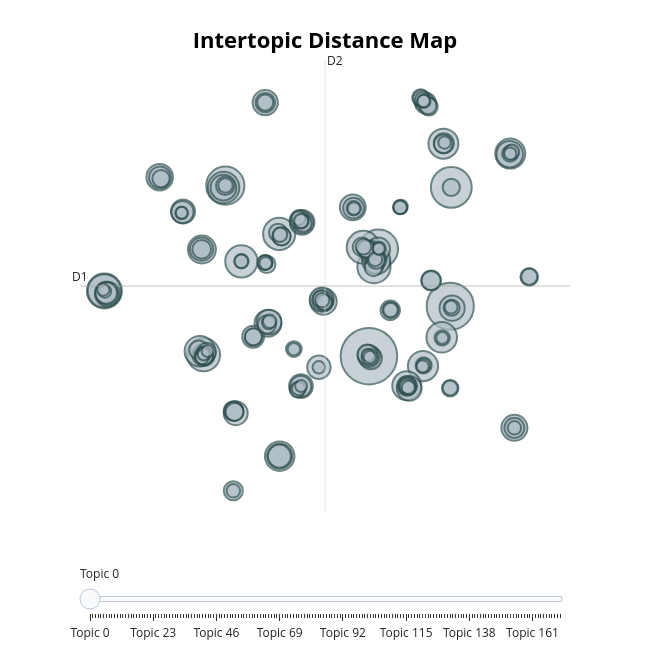

Write notebook code for a chart like this one.
### Markdown cell above
## Visualise Structure: Topic Map

### Code cell
topic_model.visualize_topics()

### Figure 1 — Plotly figure (JSON) as saved in the notebook; plotly's stock layout.template omitted (floating-point values rounded to 4 significant figures; data arrays with more than 128 entries replaced by an {"elided": "..."} marker saying what was removed)
{"data": [{"customdata": {"elided": "172x3 mixed values"}, "hovertemplate": "<b>Topic %{customdata[0]}</b><br>%{customdata[1]}<br>Size: %{customdata[2]}", "legendgroup": "", "marker": {"color": "#B0BEC5", "line": {"color": "DarkSlateGrey", "width": 2}, "size": {"elided": "172 int values"}, "sizemode": "area", "sizeref": 0.1537, "symbol": "circle"}, "mode": "markers", "name": "", "orientation": "v", "showlegend": false, "type": "scatter", "x": {"elided": "172 float values"}, "xaxis": "x", "y": {"elided": "172 float values"}, "yaxis": "y"}], "layout": {"annotations": [{"showarrow": false, "text": "D1", "x": -15.27, "y": 5.082, "yshift": 10}, {"showarrow": false, "text": "D2", "x": 5.795, "xshift": 10, "y": 23.13}], "height": 650, "hoverlabel": {"bgcolor": "white", "font": {"family": "Rockwell", "size": 16}}, "legend": {"itemsizing": "constant", "tracegroupgap": 0}, "margin": {"t": 60}, "shapes": [{"line": {"color": "#CFD8DC", "width": 2}, "type": "line", "x0": 5.795, "x1": 5.795, "y0": -12.96, "y1": 23.13}, {"line": {"color": "#9E9E9E", "width": 2}, "type": "line", "x0": -15.27, "x1": 26.86, "y0": 5.082, "y1": 5.082}], "sliders": [{"active": 0, "pad": {"t": 50}, "steps": [{"args": [{"marker.color": {"elided": "1x172 str values"}}], "label": "Topic 0", "method": "update"}, {"args": [{"marker.color": {"elided": "1x172 str values"}}], "label": "Topic 1", "method": "update"}, {"args": [{"marker.color": {"elided": "1x172 str values"}}], "label": "Topic 2", "method": "update"}, {"args": [{"marker.color": {"elided": "1x172 str values"}}], "label": "Topic 3", "method": "update"}, {"args": [{"marker.color": {"elided": "1x172 str values"}}], "label": "Topic 4", "method": "update"}, {"args": [{"marker.color": {"elided": "1x172 str values"}}], "label": "Topic 5", "method": "update"}, {"args": [{"marker.color": {"elided": "1x172 str values"}}], "label": "Topic 6", "method": "update"}, {"args": [{"marker.color": {"elided": "1x172 str values"}}], "label": "Topic 7", "method": "update"}, {"args": [{"marker.color": {"elided": "1x172 str values"}}], "label": "Topic 8", "method": "update"}, {"args": [{"marker.color": {"elided": "1x172 str values"}}], "label": "Topic 9", "method": "update"}, {"args": [{"marker.color": {"elided": "1x172 str values"}}], "label": "Topic 10", "method": "update"}, {"args": [{"marker.color": {"elided": "1x172 str values"}}], "label": "Topic 11", "method": "update"}, {"args": [{"marker.color": {"elided": "1x172 str values"}}], "label": "Topic 12", "method": "update"}, {"args": [{"marker.color": {"elided": "1x172 str values"}}], "label": "Topic 13", "method": "update"}, {"args": [{"marker.color": {"elided": "1x172 str values"}}], "label": "Topic 14", "method": "update"}, {"args": [{"marker.color": {"elided": "1x172 str values"}}], "label": "Topic 15", "method": "update"}, {"args": [{"marker.color": {"elided": "1x172 str values"}}], "label": "Topic 16", "method": "update"}, {"args": [{"marker.color": {"elided": "1x172 str values"}}], "label": "Topic 17", "method": "update"}, {"args": [{"marker.color": {"elided": "1x172 str values"}}], "label": "Topic 18", "method": "update"}, {"args": [{"marker.color": {"elided": "1x172 str values"}}], "label": "Topic 19", "method": "update"}, {"args": [{"marker.color": {"elided": "1x172 str values"}}], "label": "Topic 20", "method": "update"}, {"args": [{"marker.color": {"elided": "1x172 str values"}}], "label": "Topic 21", "method": "update"}, {"args": [{"marker.color": {"elided": "1x172 str values"}}], "label": "Topic 22", "method": "update"}, {"args": [{"marker.color": {"elided": "1x172 str values"}}], "label": "Topic 23", "method": "update"}, {"args": [{"marker.color": {"elided": "1x172 str values"}}], "label": "Topic 24", "method": "update"}, {"args": [{"marker.color": {"elided": "1x172 str values"}}], "label": "Topic 25", "method": "update"}, {"args": [{"marker.color": {"elided": "1x172 str values"}}], "label": "Topic 26", "method": "update"}, {"args": [{"marker.color": {"elided": "1x172 str values"}}], "label": "Topic 27", "method": "update"}, {"args": [{"marker.color": {"elided": "1x172 str values"}}], "label": "Topic 28", "method": "update"}, {"args": [{"marker.color": {"elided": "1x172 str values"}}], "label": "Topic 29", "method": "update"}, {"args": [{"marker.color": {"elided": "1x172 str values"}}], "label": "Topic 30", "method": "update"}, {"args": [{"marker.color": {"elided": "1x172 str values"}}], "label": "Topic 31", "method": "update"}, {"args": [{"marker.color": {"elided": "1x172 str values"}}], "label": "Topic 32", "method": "update"}, {"args": [{"marker.color": {"elided": "1x172 str values"}}], "label": "Topic 33", "method": "update"}, {"args": [{"marker.color": {"elided": "1x172 str values"}}], "label": "Topic 34", "method": "update"}, {"args": [{"marker.color": {"elided": "1x172 str values"}}], "label": "Topic 35", "method": "update"}, {"args": [{"marker.color": {"elided": "1x172 str values"}}], "label": "Topic 36", "method": "update"}, {"args": [{"marker.color": {"elided": "1x172 str values"}}], "label": "Topic 37", "method": "update"}, {"args": [{"marker.color": {"elided": "1x172 str values"}}], "label": "Topic 38", "method": "update"}, {"args": [{"marker.color": {"elided": "1x172 str values"}}], "label": "Topic 39", "method": "update"}, {"args": [{"marker.color": {"elided": "1x172 str values"}}], "label": "Topic 40", "method": "update"}, {"args": [{"marker.color": {"elided": "1x172 str values"}}], "label": "Topic 41", "method": "update"}, {"args": [{"marker.color": {"elided": "1x172 str values"}}], "label": "Topic 42", "method": "update"}, {"args": [{"marker.color": {"elided": "1x172 str values"}}], "label": "Topic 43", "method": "update"}, {"args": [{"marker.color": {"elided": "1x172 str values"}}], "label": "Topic 44", "method": "update"}, {"args": [{"marker.color": {"elided": "1x172 str values"}}], "label": "Topic 45", "method": "update"}, {"args": [{"marker.color": {"elided": "1x172 str values"}}], "label": "Topic 46", "method": "update"}, {"args": [{"marker.color": {"elided": "1x172 str values"}}], "label": "Topic 47", "method": "update"}, {"args": [{"marker.color": {"elided": "1x172 str values"}}], "label": "Topic 48", "method": "update"}, {"args": [{"marker.color": {"elided": "1x172 str values"}}], "label": "Topic 49", "method": "update"}, {"args": [{"marker.color": {"elided": "1x172 str values"}}], "label": "Topic 50", "method": "update"}, {"args": [{"marker.color": {"elided": "1x172 str values"}}], "label": "Topic 51", "method": "update"}, {"args": [{"marker.color": {"elided": "1x172 str values"}}], "label": "Topic 52", "method": "update"}, {"args": [{"marker.color": {"elided": "1x172 str values"}}], "label": "Topic 53", "method": "update"}, {"args": [{"marker.color": {"elided": "1x172 str values"}}], "label": "Topic 54", "method": "update"}, {"args": [{"marker.color": {"elided": "1x172 str values"}}], "label": "Topic 55", "method": "update"}, {"args": [{"marker.color": {"elided": "1x172 str values"}}], "label": "Topic 56", "method": "update"}, {"args": [{"marker.color": {"elided": "1x172 str values"}}], "label": "Topic 57", "method": "update"}, {"args": [{"marker.color": {"elided": "1x172 str values"}}], "label": "Topic 58", "method": "update"}, {"args": [{"marker.color": {"elided": "1x172 str values"}}], "label": "Topic 59", "method": "update"}, {"args": [{"marker.color": {"elided": "1x172 str values"}}], "label": "Topic 60", "method": "update"}, {"args": [{"marker.color": {"elided": "1x172 str values"}}], "label": "Topic 61", "method": "update"}, {"args": [{"marker.color": {"elided": "1x172 str values"}}], "label": "Topic 62", "method": "update"}, {"args": [{"marker.color": {"elided": "1x172 str values"}}], "label": "Topic 63", "method": "update"}, {"args": [{"marker.color": {"elided": "1x172 str values"}}], "label": "Topic 64", "method": "update"}, {"args": [{"marker.color": {"elided": "1x172 str values"}}], "label": "Topic 65", "method": "update"}, {"args": [{"marker.color": {"elided": "1x172 str values"}}], "label": "Topic 66", "method": "update"}, {"args": [{"marker.color": {"elided": "1x172 str values"}}], "label": "Topic 67", "method": "update"}, {"args": [{"marker.color": {"elided": "1x172 str values"}}], "label": "Topic 68", "method": "update"}, {"args": [{"marker.color": {"elided": "1x172 str values"}}], "label": "Topic 69", "method": "update"}, {"args": [{"marker.color": {"elided": "1x172 str values"}}], "label": "Topic 70", "method": "update"}, {"args": [{"marker.color": {"elided": "1x172 str values"}}], "label": "Topic 71", "method": "update"}, {"args": [{"marker.color": {"elided": "1x172 str values"}}], "label": "Topic 72", "method": "update"}, {"args": [{"marker.color": {"elided": "1x172 str values"}}], "label": "Topic 73", "method": "update"}, {"args": [{"marker.color": {"elided": "1x172 str values"}}], "label": "Topic 74", "method": "update"}, {"args": [{"marker.color": {"elided": "1x172 str values"}}], "label": "Topic 75", "method": "update"}, {"args": [{"marker.color": {"elided": "1x172 str values"}}], "label": "Topic 76", "method": "update"}, {"args": [{"marker.color": {"elided": "1x172 str values"}}], "label": "Topic 77", "method": "update"}, {"args": [{"marker.color": {"elided": "1x172 str values"}}], "label": "Topic 78", "method": "update"}, {"args": [{"marker.color": {"elided": "1x172 str values"}}], "label": "Topic 79", "method": "update"}, {"args": [{"marker.color": {"elided": "1x172 str values"}}], "label": "Topic 80", "method": "update"}, {"args": [{"marker.color": {"elided": "1x172 str values"}}], "label": "Topic 81", "method": "update"}, {"args": [{"marker.color": {"elided": "1x172 str values"}}], "label": "Topic 82", "method": "update"}, {"args": [{"marker.color": {"elided": "1x172 str values"}}], "label": "Topic 83", "method": "update"}, {"args": [{"marker.color": {"elided": "1x172 str values"}}], "label": "Topic 84", "method": "update"}, {"args": [{"marker.color": {"elided": "1x172 str values"}}], "label": "Topic 85", "method": "update"}, {"args": [{"marker.color": {"elided": "1x172 str values"}}], "label": "Topic 86", "method": "update"}, {"args": [{"marker.color": {"elided": "1x172 str values"}}], "label": "Topic 87", "method": "update"}, {"args": [{"marker.color": {"elided": "1x172 str values"}}], "label": "Topic 88", "method": "update"}, {"args": [{"marker.color": {"elided": "1x172 str values"}}], "label": "Topic 89", "method": "update"}, {"args": [{"marker.color": {"elided": "1x172 str values"}}], "label": "Topic 90", "method": "update"}, {"args": [{"marker.color": {"elided": "1x172 str values"}}], "label": "Topic 91", "method": "update"}, {"args": [{"marker.color": {"elided": "1x172 str values"}}], "label": "Topic 92", "method": "update"}, {"args": [{"marker.color": {"elided": "1x172 str values"}}], "label": "Topic 93", "method": "update"}, {"args": [{"marker.color": {"elided": "1x172 str values"}}], "label": "Topic 94", "method": "update"}, {"args": [{"marker.color": {"elided": "1x172 str values"}}], "label": "Topic 95", "method": "update"}, {"args": [{"marker.color": {"elided": "1x172 str values"}}], "label": "Topic 96", "method": "update"}, {"args": [{"marker.color": {"elided": "1x172 str values"}}], "label": "Topic 97", "method": "update"}, {"args": [{"marker.color": {"elided": "1x172 str values"}}], "label": "Topic 98", "method": "update"}, {"args": [{"marker.color": {"elided": "1x172 str values"}}], "label": "Topic 99", "method": "update"}, {"args": [{"marker.color": {"elided": "1x172 str values"}}], "label": "Topic 100", "method": "update"}, {"args": [{"marker.color": {"elided": "1x172 str values"}}], "label": "Topic 101", "method": "update"}, {"args": [{"marker.color": {"elided": "1x172 str values"}}], "label": "Topic 102", "method": "update"}, {"args": [{"marker.color": {"elided": "1x172 str values"}}], "label": "Topic 103", "method": "update"}, {"args": [{"marker.color": {"elided": "1x172 str values"}}], "label": "Topic 104", "method": "update"}, {"args": [{"marker.color": {"elided": "1x172 str values"}}], "label": "Topic 105", "method": "update"}, {"args": [{"marker.color": {"elided": "1x172 str values"}}], "label": "Topic 106", "method": "update"}, {"args": [{"marker.color": {"elided": "1x172 str values"}}], "label": "Topic 107", "method": "update"}, {"args": [{"marker.color": {"elided": "1x172 str values"}}], "label": "Topic 108", "method": "update"}, {"args": [{"marker.color": {"elided": "1x172 str values"}}], "label": "Topic 109", "method": "update"}, {"args": [{"marker.color": {"elided": "1x172 str values"}}], "label": "Topic 110", "method": "update"}, {"args": [{"marker.color": {"elided": "1x172 str values"}}], "label": "Topic 111", "method": "update"}, {"args": [{"marker.color": {"elided": "1x172 str values"}}], "label": "Topic 112", "method": "update"}, {"args": [{"marker.color": {"elided": "1x172 str values"}}], "label": "Topic 113", "method": "update"}, {"args": [{"marker.color": {"elided": "1x172 str values"}}], "label": "Topic 114", "method": "update"}, {"args": [{"marker.color": {"elided": "1x172 str values"}}], "label": "Topic 115", "method": "update"}, {"args": [{"marker.color": {"elided": "1x172 str values"}}], "label": "Topic 116", "method": "update"}, {"args": [{"marker.color": {"elided": "1x172 str values"}}], "label": "Topic 117", "method": "update"}, {"args": [{"marker.color": {"elided": "1x172 str values"}}], "label": "Topic 118", "method": "update"}, {"args": [{"marker.color": {"elided": "1x172 str values"}}], "label": "Topic 119", "method": "update"}, {"args": [{"marker.color": {"elided": "1x172 str values"}}], "label": "Topic 120", "method": "update"}, {"args": [{"marker.color": {"elided": "1x172 str values"}}], "label": "Topic 121", "method": "update"}, {"args": [{"marker.color": {"elided": "1x172 str values"}}], "label": "Topic 122", "method": "update"}, {"args": [{"marker.color": {"elided": "1x172 str values"}}], "label": "Topic 123", "method": "update"}, {"args": [{"marker.color": {"elided": "1x172 str values"}}], "label": "Topic 124", "method": "update"}, {"args": [{"marker.color": {"elided": "1x172 str values"}}], "label": "Topic 125", "method": "update"}, {"args": [{"marker.color": {"elided": "1x172 str values"}}], "label": "Topic 126", "method": "update"}, {"args": [{"marker.color": {"elided": "1x172 str values"}}], "label": "Topic 127", "method": "update"}, {"args": [{"marker.color": {"elided": "1x172 str values"}}], "label": "Topic 128", "method": "update"}, {"args": [{"marker.color": {"elided": "1x172 str values"}}], "label": "Topic 129", "method": "update"}, {"args": [{"marker.color": {"elided": "1x172 str values"}}], "label": "Topic 130", "method": "update"}, {"args": [{"marker.color": {"elided": "1x172 str values"}}], "label": "Topic 131", "method": "update"}, {"args": [{"marker.color": {"elided": "1x172 str values"}}], "label": "Topic 132", "method": "update"}, {"args": [{"marker.color": {"elided": "1x172 str values"}}], "label": "Topic 133", "method": "update"}, {"args": [{"marker.color": {"elided": "1x172 str values"}}], "label": "Topic 134", "method": "update"}, {"args": [{"marker.color": {"elided": "1x172 str values"}}], "label": "Topic 135", "method": "update"}, {"args": [{"marker.color": {"elided": "1x172 str values"}}], "label": "Topic 136", "method": "update"}, {"args": [{"marker.color": {"elided": "1x172 str values"}}], "label": "Topic 137", "method": "update"}, {"args": [{"marker.color": {"elided": "1x172 str values"}}], "label": "Topic 138", "method": "update"}, {"args": [{"marker.color": {"elided": "1x172 str values"}}], "label": "Topic 139", "method": "update"}, {"args": [{"marker.color": {"elided": "1x172 str values"}}], "label": "Topic 140", "method": "update"}, {"args": [{"marker.color": {"elided": "1x172 str values"}}], "label": "Topic 141", "method": "update"}, {"args": [{"marker.color": {"elided": "1x172 str values"}}], "label": "Topic 142", "method": "update"}, {"args": [{"marker.color": {"elided": "1x172 str values"}}], "label": "Topic 143", "method": "update"}, {"args": [{"marker.color": {"elided": "1x172 str values"}}], "label": "Topic 144", "method": "update"}, {"args": [{"marker.color": {"elided": "1x172 str values"}}], "label": "Topic 145", "method": "update"}, {"args": [{"marker.color": {"elided": "1x172 str values"}}], "label": "Topic 146", "method": "update"}, {"args": [{"marker.color": {"elided": "1x172 str values"}}], "label": "Topic 147", "method": "update"}, {"args": [{"marker.color": {"elided": "1x172 str values"}}], "label": "Topic 148", "method": "update"}, {"args": [{"marker.color": {"elided": "1x172 str values"}}], "label": "Topic 149", "method": "update"}, {"args": [{"marker.color": {"elided": "1x172 str values"}}], "label": "Topic 150", "method": "update"}, {"args": [{"marker.color": {"elided": "1x172 str values"}}], "label": "Topic 151", "method": "update"}, {"args": [{"marker.color": {"elided": "1x172 str values"}}], "label": "Topic 152", "method": "update"}, {"args": [{"marker.color": {"elided": "1x172 str values"}}], "label": "Topic 153", "method": "update"}, {"args": [{"marker.color": {"elided": "1x172 str values"}}], "label": "Topic 154", "method": "update"}, {"args": [{"marker.color": {"elided": "1x172 str values"}}], "label": "Topic 155", "method": "update"}, {"args": [{"marker.color": {"elided": "1x172 str values"}}], "label": "Topic 156", "method": "update"}, {"args": [{"marker.color": {"elided": "1x172 str values"}}], "label": "Topic 157", "method": "update"}, {"args": [{"marker.color": {"elided": "1x172 str values"}}], "label": "Topic 158", "method": "update"}, {"args": [{"marker.color": {"elided": "1x172 str values"}}], "label": "Topic 159", "method": "update"}, {"args": [{"marker.color": {"elided": "1x172 str values"}}], "label": "Topic 160", "method": "update"}, {"args": [{"marker.color": {"elided": "1x172 str values"}}], "label": "Topic 161", "method": "update"}, {"args": [{"marker.color": {"elided": "1x172 str values"}}], "label": "Topic 162", "method": "update"}, {"args": [{"marker.color": {"elided": "1x172 str values"}}], "label": "Topic 163", "method": "update"}, {"args": [{"marker.color": {"elided": "1x172 str values"}}], "label": "Topic 164", "method": "update"}, {"args": [{"marker.color": {"elided": "1x172 str values"}}], "label": "Topic 165", "method": "update"}, {"args": [{"marker.color": {"elided": "1x172 str values"}}], "label": "Topic 166", "method": "update"}, {"args": [{"marker.color": {"elided": "1x172 str values"}}], "label": "Topic 167", "method": "update"}, {"args": [{"marker.color": {"elided": "1x172 str values"}}], "label": "Topic 168", "method": "update"}, {"args": [{"marker.color": {"elided": "1x172 str values"}}], "label": "Topic 169", "method": "update"}, {"args": [{"marker.color": {"elided": "1x172 str values"}}], "label": "Topic 170", "method": "update"}, {"args": [{"marker.color": {"elided": "1x172 str values"}}], "label": "Topic 171", "method": "update"}]}], "title": {"font": {"color": "Black", "size": 22}, "text": "<b>Intertopic Distance Map</b>", "x": 0.5, "xanchor": "center", "y": 0.95, "yanchor": "top"}, "width": 650, "xaxis": {"anchor": "y", "domain": [0, 1], "range": [-15.27, 26.86], "title": {"text": ""}, "visible": false}, "yaxis": {"anchor": "x", "domain": [0, 1], "range": [-12.96, 23.13], "title": {"text": ""}, "visible": false}}}
